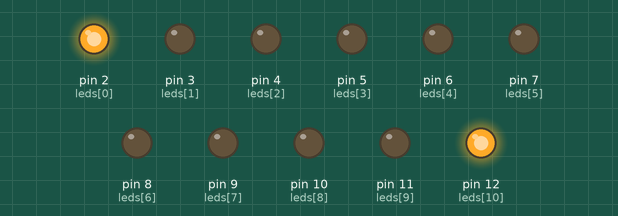
Bench run of a sketch on a simulated Arduino Uno, built with avr-gcc and run on an emulated ATmega328P. Parts: output pins drawn as LEDs (lit = HIGH).

Above: at 0.2 s.
At 1.2 s:
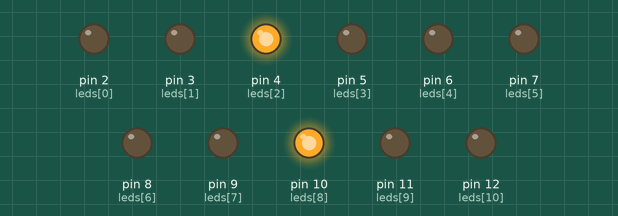
At 2.7 s:
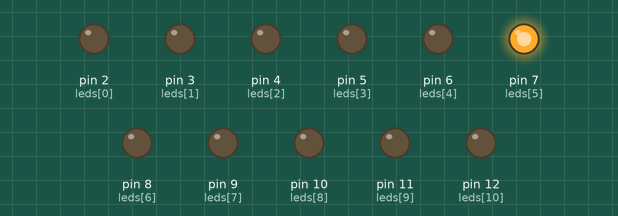
At 4.2 s:
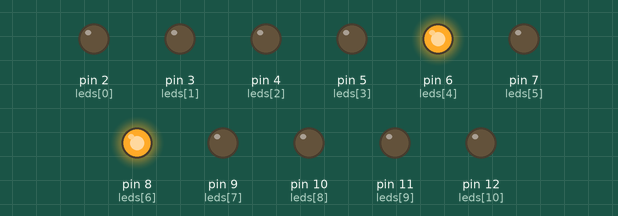
At 6.7 s:
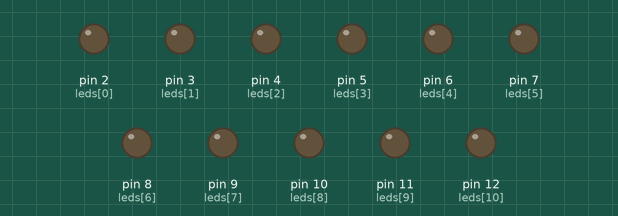
At 8.7 s:
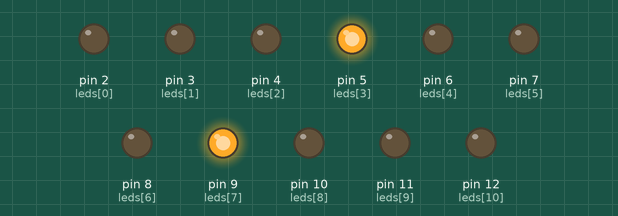
Timing chart, 0 to 9.1 s (numbered marks = the images above):
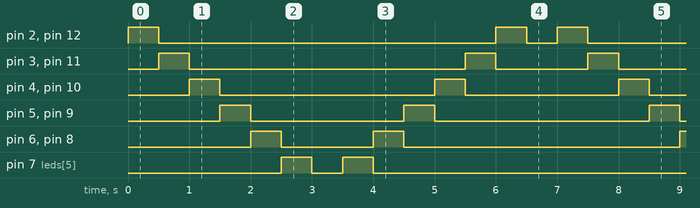

Measured:
- by itself, pin 2 (leds[0]), pin 12 (leds[10]): repeats every 7.0 s: LOW 5.5 s, HIGH 0.50 s, LOW 0.50 s, HIGH 0.50 s
- by itself, pin 3 (leds[1]), pin 11 (leds[9]): repeats every 7.0 s: LOW 4.5 s, HIGH 0.50 s, LOW 1.5 s, HIGH 0.50 s
- by itself, pin 4 (leds[2]), pin 10 (leds[8]): repeats every 7.0 s: LOW 3.5 s, HIGH 0.50 s, LOW 2.5 s, HIGH 0.50 s
- by itself, pin 5 (leds[3]), pin 9 (leds[7]): repeats every 7.0 s: LOW 2.5 s, HIGH 0.50 s, LOW 3.5 s, HIGH 0.50 s
- by itself, pin 6 (leds[4]), pin 8 (leds[6]): repeats every 7.0 s: LOW 1.5 s, HIGH 0.50 s, LOW 4.5 s, HIGH 0.50 s
- by itself, pin 7 (leds[5]): repeats every 7.0 s: LOW 0.50 s, HIGH 0.50 s, LOW 5.5 s, HIGH 0.50 s

The sketch:

lab_exercise_1_2.ino
```cpp
int leds[] = {2, 3, 4, 5, 6, 7, 8, 9, 10, 11, 12};

void setup() {


  for (int i = 0; i < 11; i++) {
    pinMode(leds[i], OUTPUT);
  }
}

void loop() {


  for (int i = 0; i < 5; i++) {

    digitalWrite(leds[i], HIGH);
    digitalWrite(leds[10 - i], HIGH);

    delay(500);

    digitalWrite(leds[i], LOW);
    digitalWrite(leds[10 - i], LOW);
  }


  digitalWrite(leds[5], HIGH);
  delay(500);
  digitalWrite(leds[5], LOW);

  delay(500);


  digitalWrite(leds[5], HIGH);
  delay(500);
  digitalWrite(leds[5], LOW);

  for (int i = 4; i >= 0; i--) {

    digitalWrite(leds[i], HIGH);
    digitalWrite(leds[10 - i], HIGH);

    delay(500);

    digitalWrite(leds[i], LOW);
    digitalWrite(leds[10 - i], LOW);
  }

  delay(500);
}
```
